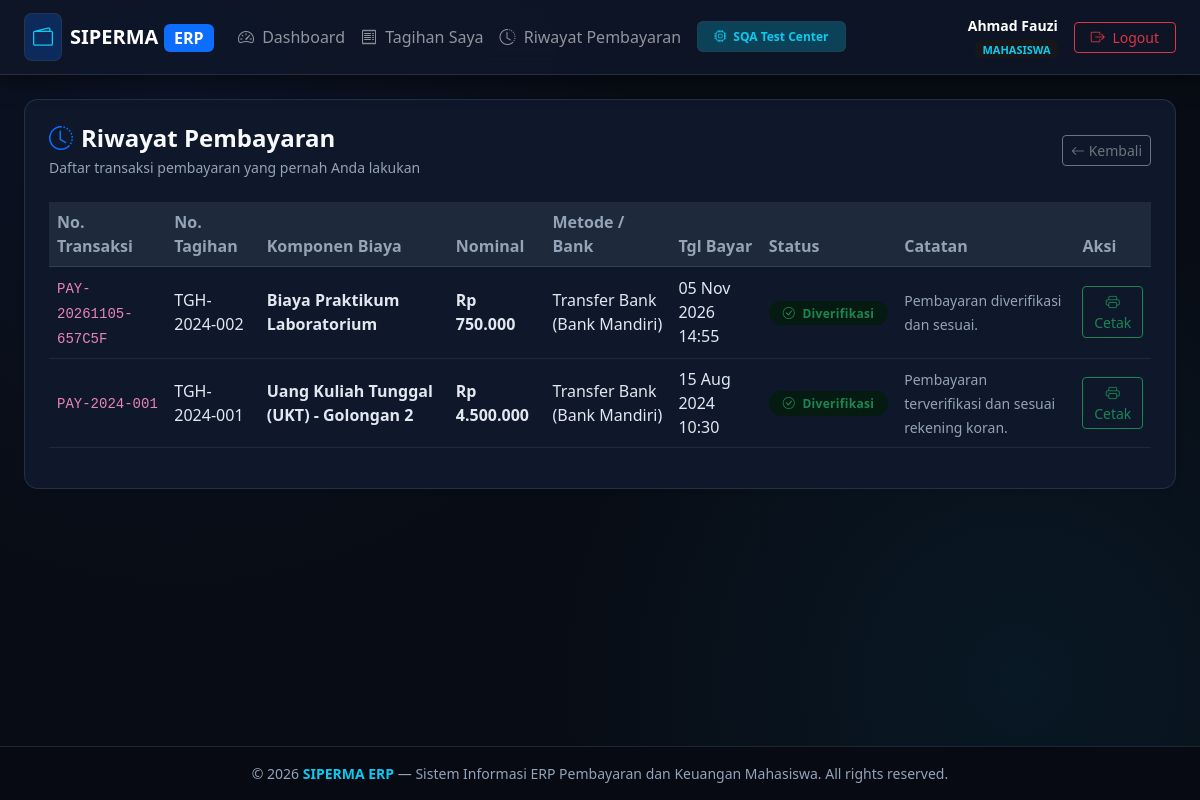
/mahasiswa/riwayat (signed in), run on an earlier commit of the app's database.
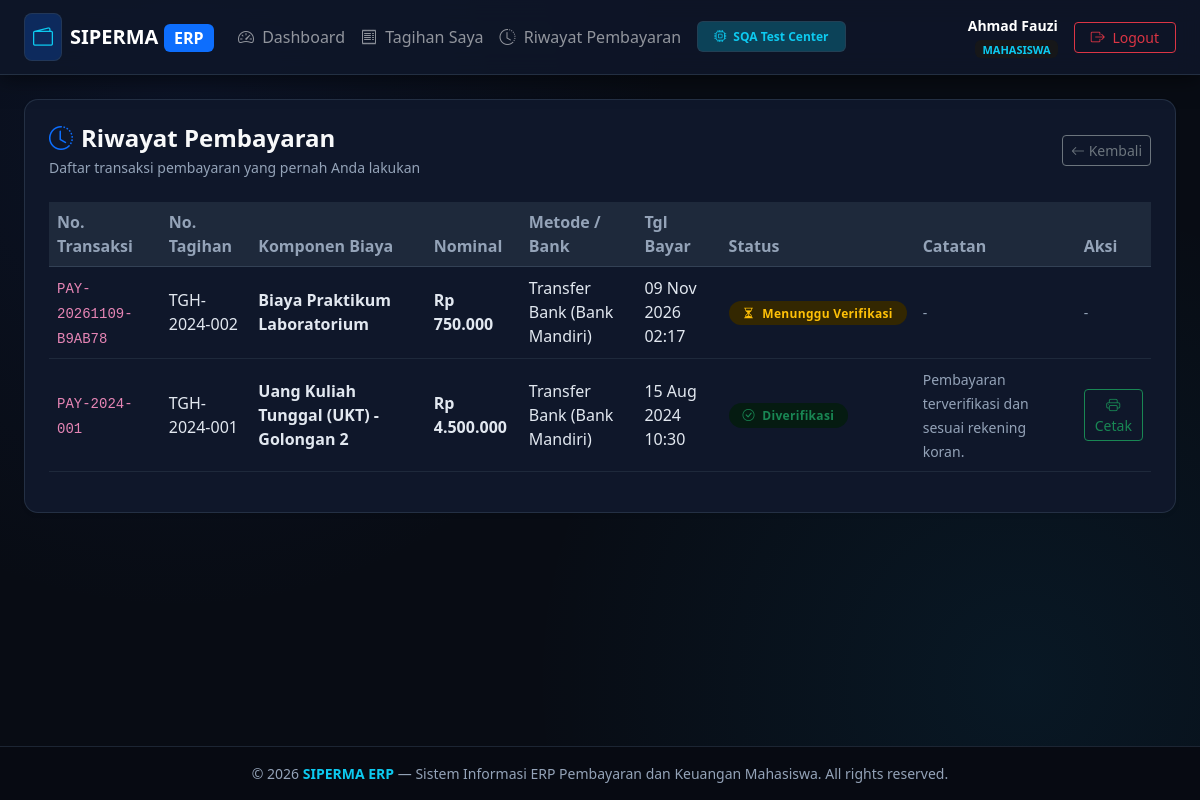
And on a later commit of the database.
### tables this page shows
CREATE TABLE pembayaran (
    id INTEGER PRIMARY KEY AUTOINCREMENT,
    nomor_transaksi VARCHAR(50) UNIQUE NOT NULL,
    tagihan_id INTEGER NOT NULL,
    mahasiswa_id INTEGER NOT NULL,
    nominal_bayar DECIMAL(12,2) NOT NULL,
    metode_pembayaran VARCHAR(50) NOT NULL,
    bank_tujuan VARCHAR(50),
    bukti_transfer VARCHAR(255) NOT NULL,
    tanggal_bayar DATETIME NOT NULL,
    status VARCHAR(20) DEFAULT 'menunggu_verifikasi' CHECK(status IN ('menunggu_verifikasi', 'diverifikasi', 'ditolak')),
    diverifikasi_oleh INTEGER NULL,
    tanggal_verifikasi DATETIME NULL,
    catatan TEXT NULL,
    created_at DATETIME DEFAULT CURRENT_TIMESTAMP,
    FOREIGN KEY (tagihan_id) REFERENCES tagihan(id) ON DELETE CASCADE,
    FOREIGN KEY (mahasiswa_id) REFERENCES mahasiswa(id) ON DELETE CASCADE,
    FOREIGN KEY (diverifikasi_oleh) REFERENCES users(id) ON DELETE SET NULL
);

CREATE TABLE tagihan (
    id INTEGER PRIMARY KEY AUTOINCREMENT,
    nomor_tagihan VARCHAR(50) UNIQUE NOT NULL,
    mahasiswa_id INTEGER NOT NULL,
    jenis_biaya_id INTEGER NOT NULL,
    semester VARCHAR(20) NOT NULL,
    nominal DECIMAL(12,2) NOT NULL,
    tanggal_terbit DATE NOT NULL,
    tanggal_jatuh_tempo DATE NOT NULL,
    status VARCHAR(20) DEFAULT 'belum_bayar' CHECK(status IN ('belum_bayar', 'menunggu_verifikasi', 'lunas', 'ditolak', 'dibatalkan')),
    created_at DATETIME DEFAULT CURRENT_TIMESTAMP,
    FOREIGN KEY (mahasiswa_id) REFERENCES mahasiswa(id) ON DELETE CASCADE,
    FOREIGN KEY (jenis_biaya_id) REFERENCES jenis_biaya(id) ON DELETE RESTRICT
);

CREATE TABLE jenis_biaya (
    id INTEGER PRIMARY KEY AUTOINCREMENT,
    kode VARCHAR(20) UNIQUE NOT NULL,
    nama VARCHAR(100) NOT NULL,
    nominal_default DECIMAL(12,2) NOT NULL,
    keterangan TEXT,
    status VARCHAR(20) DEFAULT 'aktif' CHECK(status IN ('aktif', 'nonaktif')),
    created_at DATETIME DEFAULT CURRENT_TIMESTAMP
);

### src/Views/mahasiswa/riwayat.php (the view)
<?php $pageTitle = 'Riwayat Pembayaran'; require_once __DIR__ . '/../layouts/header.php'; ?>
<div class="card card-custom bg-white p-3 p-md-4 shadow-sm">
    <div class="page-header-responsive mb-4">
        <div>
            <h4 class="fw-bold text-light mb-1"><i class="bi bi-clock-history me-2 text-primary"></i>Riwayat Pembayaran</h4>
            <p class="text-muted small mb-0">Daftar transaksi pembayaran yang pernah Anda lakukan</p>
        </div>
        <div class="page-actions-responsive">
            <a href="/mahasiswa/dashboard" class="btn btn-outline-secondary btn-sm"><i class="bi bi-arrow-left"></i> Kembali</a>
        </div>
    </div>
    <div class="table-responsive">
        <table class="table table-hover table-custom align-middle">
            <thead>
                <tr>
                    <th>No. Transaksi</th>
                    <th>No. Tagihan</th>
                    <th>Komponen Biaya</th>
                    <th>Nominal</th>
                    <th>Metode / Bank</th>
                    <th>Tgl Bayar</th>
                    <th>Status</th>
                    <th>Catatan</th>
                    <th>Aksi</th>
                </tr>
            </thead>
            <tbody>
                <?php if (empty($pembayaranList)): ?>
                <tr><td colspan="9" class="text-center text-muted py-4">Belum ada riwayat pembayaran</td></tr>
                <?php else: foreach ($pembayaranList as $p): ?>
                <tr>
                    <td><code><?= htmlspecialchars($p['nomor_transaksi']) ?></code></td>
                    <td><?= htmlspecialchars($p['nomor_tagihan']) ?></td>
                    <td><strong><?= htmlspecialchars($p['nama_biaya']) ?></strong></td>
                    <td class="fw-semibold">Rp <?= number_format($p['nominal_bayar'], 0, ',', '.') ?></td>
                    <td><?= htmlspecialchars($p['metode_pembayaran']) ?> (<?= htmlspecialchars($p['bank_tujuan']) ?>)</td>
                    <td><?= date('d M Y H:i', strtotime($p['tanggal_bayar'])) ?></td>
                    <td>
                        <?php if ($p['status'] === 'diverifikasi'): ?>
                            <span class="badge bg-success-subtle text-success badge-status"><i class="bi bi-check-circle me-1"></i> Diverifikasi</span>
                        <?php elseif ($p['status'] === 'menunggu_verifikasi'): ?>
                            <span class="badge bg-warning-subtle text-warning badge-status"><i class="bi bi-hourglass-split me-1"></i> Menunggu Verifikasi</span>
                        <?php elseif ($p['status'] === 'ditolak'): ?>
                            <span class="badge bg-danger-subtle text-danger badge-status"><i class="bi bi-x-circle me-1"></i> Ditolak</span>
                        <?php endif; ?>
                    </td>
                    <td><small class="text-muted"><?= htmlspecialchars($p['catatan'] ?? '-') ?></small></td>
                    <td>
                        <?php if ($p['status'] === 'diverifikasi'): ?>
                            <a href="/mahasiswa/cetak?tagihan_id=<?= $p['tagihan_id'] ?>" target="_blank" class="btn btn-sm btn-outline-success"><i class="bi bi-printer"></i> Cetak</a>
                        <?php elseif ($p['status'] === 'ditolak'): ?>
                            <a href="/mahasiswa/upload?tagihan_id=<?= $p['tagihan_id'] ?>" class="btn btn-sm btn-outline-danger"><i class="bi bi-arrow-repeat"></i> Upload Ulang</a>
                        <?php else: ?>
                            <span class="text-muted small">-</span>
                        <?php endif; ?>
                    </td>
                </tr>
                <?php endforeach; endif; ?>
            </tbody>
        </table>
    </div>
</div>
<?php require_once __DIR__ . '/../layouts/footer.php'; ?>

What changed in the data, as far as the page shows it:
removed pembayaran: nomor_transaksi "PAY-20261105-657C5F", tagihan.nomor_tagihan "TGH-2024-002", jenis_biaya.nama "Biaya Praktikum Laboratorium", nominal_bayar "750.000", metode_pembayaran "Transfer Bank", bank_tujuan "Bank Mandiri", tanggal_bayar "05 Nov 2026 14:55", status "diverifikasi" (drawn), catatan "Pembayaran diverifikasi dan sesuai."
added pembayaran: nomor_transaksi "PAY-20261109-B9AB78", tagihan.nomor_tagihan "TGH-2024-002", jenis_biaya.nama "Biaya Praktikum Laboratorium", nominal_bayar "750.000", metode_pembayaran "Transfer Bank", bank_tujuan "Bank Mandiri", tanggal_bayar "09 Nov 2026 02:17", shows "Menunggu Verifikasi", catatan "-"
